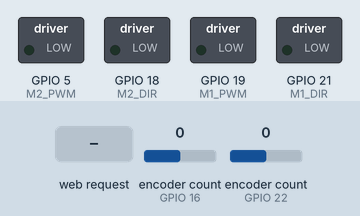
This sketch was run on a simulated ESP32. On the bench: switched loads named in the sketch (green lamp = pin HIGH). Inputs (shaded band) come from the test bench; at power-on: encoder count (sensors on GPIO 16, GPIO 22) 0. What the sketch prints to the serial monitor is not drawn.

Above: at 1.2 s.
1.3 s: encoder count (sensor on GPIO 16) set to 4
4.3 s: HTTP request GET /frente received
At 5.5 s:
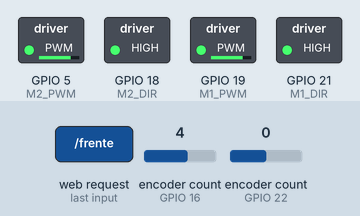
5.8 s: HTTP request GET /tras received
At 7.8 s:
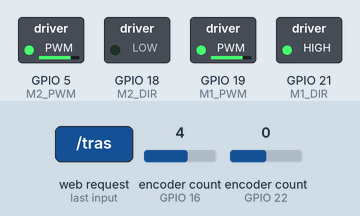
8.8 s: HTTP request GET /direita received
11.8 s: HTTP request GET /parar received
At 12.7 s:
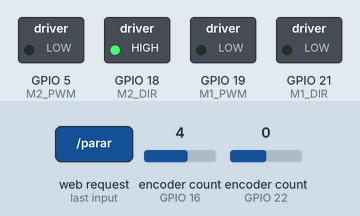
13.3 s: encoder count (sensor on GPIO 22) set to 4
At 18.55 s:
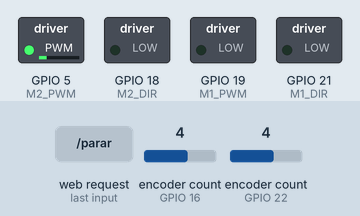
Timing chart, 0 to 22.2 s (numbered marks = the images above; inputs shaded):
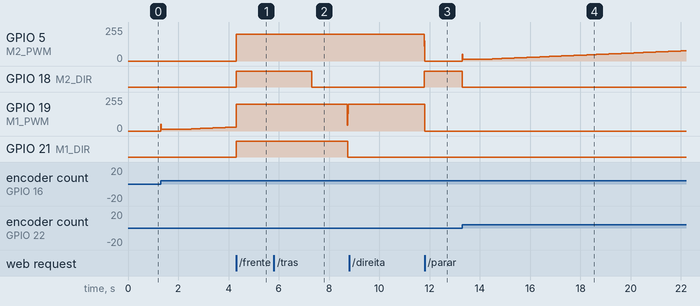

Measured:
- after the input at 4.3 s, GPIO 5 (M2_PWM): 0/255 → 200/255 at once; GPIO 18 (M2_DIR), GPIO 21 (M1_DIR): LOW → HIGH at once
- after the input at 5.8 s, GPIO 18 (M2_DIR): HIGH → LOW after 1.5 s; GPIO 21 (M1_DIR): HIGH → LOW after 2.9 s
- after the input at 8.8 s, GPIO 5 (M2_PWM): 200/255 → 151/255 after 3.0 s; GPIO 18 (M2_DIR): LOW → HIGH after 3.0 s
- after the input at 11.8 s, GPIO 19 (M1_PWM): 200/255 → 0/255 at once
- after the input at 13.3 s, GPIO 18 (M2_DIR): HIGH → LOW at once

The sketch:

Carro_telecomandado.ino
```cpp
// ==========================================
// CÓDIGO - MODO RÁDIO COMANDO WEB + ENCODERS
// Hardware: ESP32-WROOM + Keyestudio Shield
// ==========================================

#include <WiFi.h>
#include <ESPAsyncWebServer.h>
#include <ESP32Encoder.h>
#include <ArduinoOTA.h>

// ==========================================
// PÁGINA WEB (COM BOTÕES "HOLD TO MOVE")
// ==========================================
const char index_html[] PROGMEM = R"rawliteral(
<!DOCTYPE html>
<html>
<head>
  <meta name="viewport" content="width=device-width, initial-scale=1, maximum-scale=1, user-scalable=no">
  <style>
    body { text-align:center; font-family: Arial; background-color: #222; color: white; padding: 10px; margin: 0;}
    .btn { padding: 25px 30px; font-size: 20px; margin: 5px; border-radius: 10px; cursor: pointer; border: none; font-weight: bold; touch-action: none; user-select: none; -webkit-user-select: none;}
    .btn-dir { background-color: #3498db; color: white; }
    .btn-dir:active { background-color: #2980b9; }
    .btn-stop { background-color: #e74c3c; color: white; }
    .slider-container { background: #333; padding: 10px; border-radius: 10px; margin: 10px 0; }
    input[type=range] { width: 85%; margin: 10px; }
    .val-display { font-weight: bold; color: #2ecc71; }
    .controls { display: inline-block; margin-top: 20px; }
  </style>
</head>
<body>
  <h2>Robô Rádio Comando + PID</h2>

  <div class="controls">
    <button class="btn btn-dir" onpointerdown="send('frente')" onpointerup="send('parar')" onpointerleave="send('parar')">FRENTE</button><br>
    <button class="btn btn-dir" onpointerdown="send('esquerda')" onpointerup="send('parar')" onpointerleave="send('parar')">ESQ</button>
    <button class="btn btn-stop" onpointerdown="send('parar')">PARAR</button>
    <button class="btn btn-dir" onpointerdown="send('direita')" onpointerup="send('parar')" onpointerleave="send('parar')">DIR</button><br>
    <button class="btn btn-dir" onpointerdown="send('tras')" onpointerup="send('parar')" onpointerleave="send('parar')">TRAS</button>
  </div>

  <div class="slider-container" style="margin-top:30px;">
    <label>Kp: <span id="kp_val" class="val-display">0.40</span></label><br>
    <input type="range" min="0" max="2" step="0.01" value="0.40" onchange="updatePID('kp', this.value)">
  </div>
  <div class="slider-container">
    <label>Ki: <span id="ki_val" class="val-display">0.50</span></label><br>
    <input type="range" min="0" max="2" step="0.01" value="0.50" onchange="updatePID('ki', this.value)">
  </div>
  <div class="slider-container">
    <label>Kd: <span id="kd_val" class="val-display">0.03</span></label><br>
    <input type="range" min="0" max="0.5" step="0.005" value="0.03" onchange="updatePID('kd', this.value)">
  </div>

  <script>
    function send(cmd) { fetch('/' + cmd); }
    function updatePID(param, val) {
      document.getElementById(param + '_val').innerHTML = val;
      fetch('/update?param=' + param + '&value=' + val);
    }
  </script>
</body>
</html>
)rawliteral";

AsyncWebServer server(80);
ESP32Encoder enc1, enc2;

// ==========================================
// PINOS DA KEYESTUDIO SHIELD
// ==========================================
#define M1_ENCA 16
#define M1_ENCB 4
#define M2_ENCA 22
#define M2_ENCB 23

#define M1_PWM 19
#define M1_DIR 21
#define M2_PWM 5
#define M2_DIR 18

// VARIÁVEIS DO SISTEMA
float kp = 0.4, kd = 0.03, ki = 0.5;
long target1 = 0, target2 = 0;
long prevT = 0;
float eprev1 = 0, eintegral1 = 0;
float eprev2 = 0, eintegral2 = 0;

String estadoCarro = "parar";

void setMotor(int speed, int pinPWM, int pinDIR);

void setup() {
  Serial.begin(115200);

  // 1. Configuração do Ponto de Acesso Wi-Fi
  Serial.println("A iniciar Wi-Fi...");
  WiFi.softAP("Robo_ESP32", "12345678");
  Serial.print("Endereço IP para ligar no telemóvel: ");
  Serial.println(WiFi.softAPIP()); // Normalmente é 192.168.4.1

  ArduinoOTA.setHostname("MeuRoboPID");
  ArduinoOTA.begin();

  // 2. Rotas do Servidor
  server.on("/", HTTP_GET, [](AsyncWebServerRequest *request){
    request->send_P(200, "text/html", index_html);
  });

  server.on("/update", HTTP_GET, [](AsyncWebServerRequest *request){
    if (request->hasParam("param") && request->hasParam("value")) {
      String param = request->getParam("param")->value();
      float val = request->getParam("value")->value().toFloat();
      if(param == "kp") kp = val;
      if(param == "ki") ki = val;
      if(param == "kd") kd = val;
    }
    request->send(200);
  });

  server.on("/frente", HTTP_GET, [](AsyncWebServerRequest *request){ estadoCarro = "frente"; request->send(200); });
  server.on("/tras", HTTP_GET, [](AsyncWebServerRequest *request){ estadoCarro = "tras"; request->send(200); });
  server.on("/esquerda", HTTP_GET, [](AsyncWebServerRequest *request){ estadoCarro = "esquerda"; request->send(200); });
  server.on("/direita", HTTP_GET, [](AsyncWebServerRequest *request){ estadoCarro = "direita"; request->send(200); });

 server.on("/parar", HTTP_GET, [](AsyncWebServerRequest *request){
    estadoCarro = "parar";

    // 1. O alvo passa a ser o exato sítio onde a roda está
    target1 = enc1.getCount();
    target2 = enc2.getCount();

    // 2. MATAR A INÉRCIA DO PID (O Segredo para travar a fundo)
    eintegral1 = 0;
    eintegral2 = 0;
    eprev1 = 0;
    eprev2 = 0;

    request->send(200);
  });

  server.begin();

  // 3. Configuração de Hardware
  // Os pinos dos encoders precisam de resistências de PULLUP para leituras limpas
  pinMode(M1_ENCA, INPUT_PULLUP); pinMode(M1_ENCB, INPUT_PULLUP);
  pinMode(M2_ENCA, INPUT_PULLUP); pinMode(M2_ENCB, INPUT_PULLUP);

  // Associa os pinos à biblioteca dos encoders
  enc1.attachFullQuad(M1_ENCA, M1_ENCB);
  enc2.attachFullQuad(M2_ENCA, M2_ENCB);
  enc1.clearCount();
  enc2.clearCount();

  pinMode(M1_PWM, OUTPUT); pinMode(M1_DIR, OUTPUT);
  pinMode(M2_PWM, OUTPUT); pinMode(M2_DIR, OUTPUT);

  target1 = 0; target2 = 0;
  Serial.println("Sistema Pronto! Liga-te à rede Robo_ESP32");
}

void loop() {
  ArduinoOTA.handle();

  long currT = micros();
  float deltaT = ((float) (currT - prevT)) / 1.0e6;
  if (deltaT < 0.01) return; // Corre o PID rigorosamente a cada 10ms
  prevT = currT;

  // ==========================================
  // O GERADOR DE TRAJETÓRIA CONTÍNUA
  // ==========================================
  // "vel_alvo" define a velocidade. Se achares muito lento, aumenta para 80 ou 100.
  int vel_alvo = 80;

  if (estadoCarro == "frente") {
    target1 += vel_alvo; target2 += vel_alvo;
  } else if (estadoCarro == "tras") {
    target1 -= vel_alvo; target2 -= vel_alvo;
  } else if (estadoCarro == "esquerda") {
    target1 += vel_alvo/2; target2 -= vel_alvo/2;
  } else if (estadoCarro == "direita") {
    target1 -= vel_alvo/2; target2 += vel_alvo/2;
  }

  // ==========================================
  // PID (Motor 1)
  // ==========================================
  long p1 = enc1.getCount();
  int e1 = target1 - p1;
  if (abs(e1) < 10) { e1 = 0; eintegral1 = 0; }
  float dedt1 = (e1 - eprev1) / deltaT;
  eintegral1 += e1 * deltaT;
  float u1 = (kp * e1) + (kd * dedt1) + (ki * eintegral1);
  eprev1 = e1;

  // ==========================================
  // PID (Motor 2)
  // ==========================================
  long p2 = enc2.getCount();
  int e2 = target2 - p2;
  if (abs(e2) < 10) { e2 = 0; eintegral2 = 0; }
  float dedt2 = (e2 - eprev2) / deltaT;
  eintegral2 += e2 * deltaT;
  float u2 = (kp * e2) + (kd * dedt2) + (ki * eintegral2);
  eprev2 = e2;

  // Envia energia para os motores
  setMotor((int)u1, M1_PWM, M1_DIR);
  setMotor((int)u2, M2_PWM, M2_DIR);
}

void setMotor(int speed, int pinPWM, int pinDIR) {
  int minPWM = 15; // Energia mínima para vencer a inércia do motor parado

  if (speed > 0) {
    digitalWrite(pinDIR, HIGH);
    if (speed < minPWM) speed = minPWM;
  }
  else if (speed < 0) {
    digitalWrite(pinDIR, LOW);
    if (speed > -minPWM) speed = -minPWM;
  }
  else {
    speed = 0;
  }

  // Capamos a velocidade máxima a 150 (para não ser violento a conduzir pela web)
  if (speed > 200) speed = 200;
  if (speed < -200) speed = -200;

  analogWrite(pinPWM, abs(speed));
}
```
